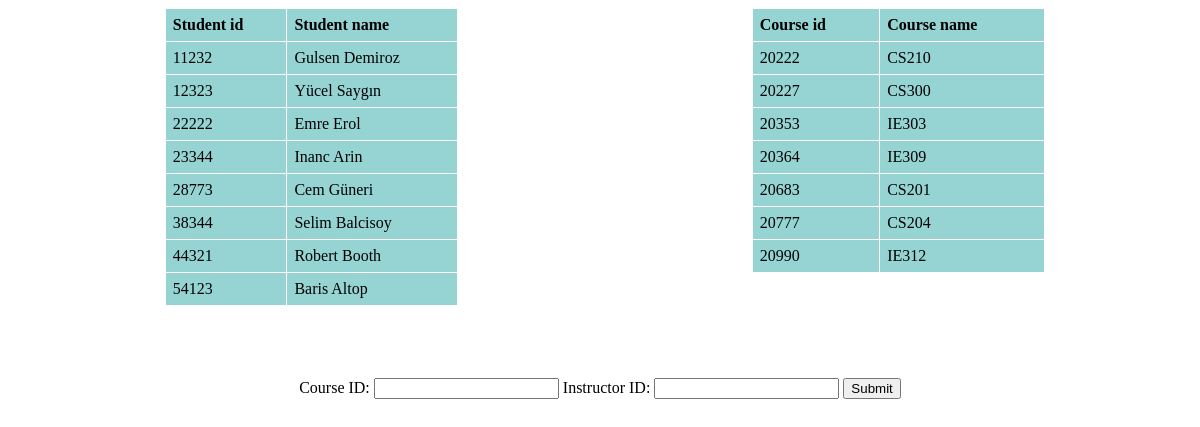
The app's page /cs306.02/teach/teach_insertion.php with its own data.
### tables this page shows
CREATE TABLE `Instructor` (
  `inst_id` int(11) NOT NULL,
  `inst_name` char(50) DEFAULT NULL
);

CREATE TABLE `Courses` (
  `course_id` char(20) NOT NULL,
  `course_name` char(50) DEFAULT NULL
);

### cs306.02/teach/teach_insertion.php (the view, shortened to what this page needs)
<div align="center">
<?php
include "../config.php";
$sql_statement = "SELECT * FROM Instructor";
$sql_statement2 = "SELECT * FROM Courses";
$result = mysqli_query($db, $sql_statement);
echo "<div class=\"row\">";
echo "<div class=\"column\">";
echo "<table>";
echo "<tr>";
echo "<th>Student id</td>";
echo "<th>Student name</td>";
echo "</tr>";
while($row = mysqli_fetch_assoc($result)) {
    $inst_id = $row['inst_id'];
    $inst_name = $row['inst_name'];
    echo "<tr>";
    echo "<td>" .$inst_id;
    echo "<td>" .$inst_name;
    echo "</tr>";
}
$result = mysqli_query($db, $sql_statement2);
echo "</table>";
   echo "</div>";
   echo "<div class=\"column\">";
   echo "<table>";
   echo "<tr>";
   echo "<th>Course id</td>";
   echo "<th>Course name</td>";
   echo "</tr>";
    while($row = mysqli_fetch_assoc($result)) {
    $course_id= $row['course_id'];
    $course_name= $row['course_name'];
        echo "<tr>";
               echo "<td>" .$course_id;
               echo "<td>" .$course_name;
        echo "</tr>";
    }
echo "</table>";
echo "</div>";
echo "</div>";
?>
<br><br><br><br>
<form action="insertion_teach.php" method="POST">
    Course ID:
    <input type="number" id="course_id" name="course_id">
    Instructor ID:
    <input type="number" id="inst_id" name = "inst_id">
    <input type="submit" value="Submit">
    </form>

### cs306.02/teach/teach_insertion.php (style rules this page uses)
table, th, td { border: 1px solid white; border-collapse: collapse; }
th, td { background-color: #96D4D4; }
th, td { padding: 2px; text-align: center; }
* { box-sizing: border-box; }
.row { display: flex; margin-left:10px; margin-right:0px; }
.column { flex: 2%; padding: 0px; }
table { border-collapse: collapse; border-spacing: 1; width: 50%; border: 1px solid #ddd; }
th, td { text-align: left; padding: 7px; }

### records on screen
instructor: inst_id "11232", inst_name "Gulsen Demiroz"
instructor: inst_id "12323", inst_name "Yücel Saygın"
instructor: inst_id "22222", inst_name "Emre Erol"
instructor: inst_id "23344", inst_name "Inanc Arin"
instructor: inst_id "28773", inst_name "Cem Güneri"
instructor: inst_id "38344", inst_name "Selim Balcisoy"
instructor: inst_id "44321", inst_name "Robert Booth"
instructor: inst_id "54123", inst_name "Baris Altop"
courses: course_id "20222", course_name "CS210"
courses: course_id "20227", course_name "CS300"
courses: course_id "20353", course_name "IE303"
courses: course_id "20364", course_name "IE309"
courses: course_id "20683", course_name "CS201"
courses: course_id "20777", course_name "CS204"
courses: course_id "20990", course_name "IE312"
